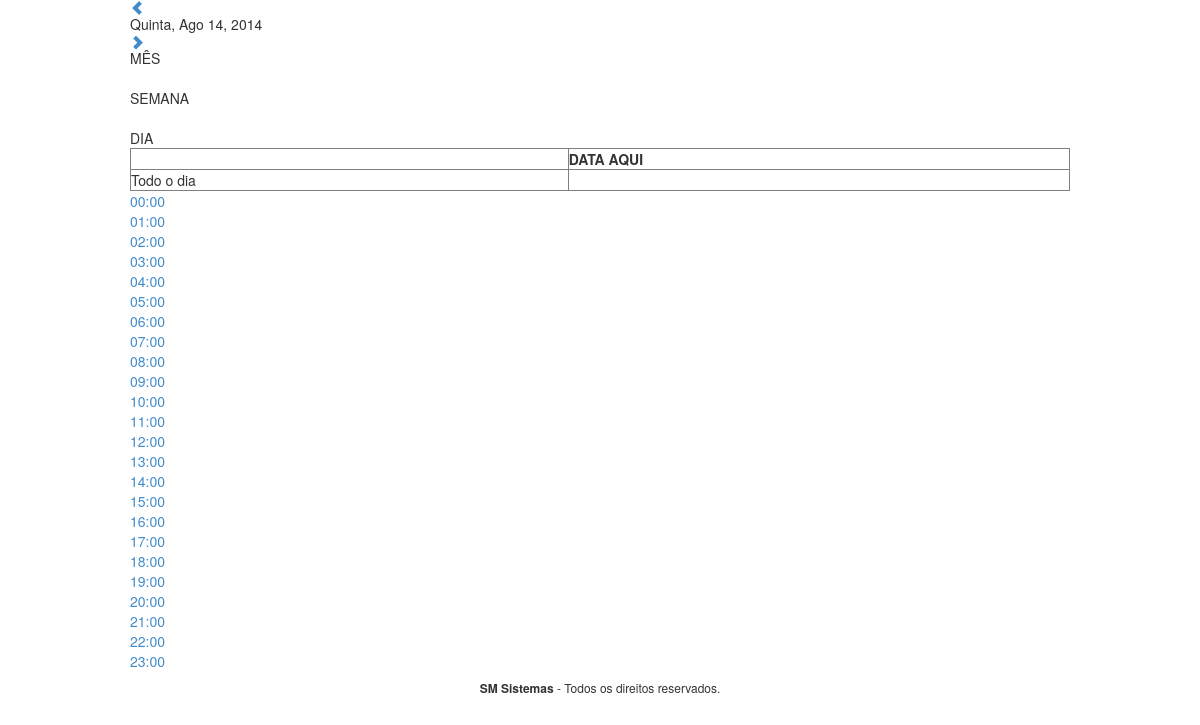
The page / on the database its author committed.
### tables this page shows
CREATE TABLE `hora` (
  `id` tinyint(3) unsigned NOT NULL,
  PRIMARY KEY (`id`)
);

### application/controllers/agenda.php (called while the page is built, shortened)
<?php
class agenda extends CI_Controller {
	public function visualizar() {
		$this->load->model ( 'agendaMod' );
		$dados ['agenda'] = $this->agendaMod->getAgenda ();
		$dados ['View'] = 'agenda/index';
		$this->load->view ( 'body/index', $dados );
	}
}

### index.php (called while the page is built, shortened)
<?php
require_once BASEPATH.'core/CodeIgniter.php';

### application/models/agendamod.php (called while the page is built, shortened)
<?php
class AgendaMod extends CI_Model {
	private $data;
	public function getDataYmd() {
		return $this->data->format ( 'Y-m-d' );
	}
	public function getDatadmYUrl($dias = false) {
		if ($dias) {
			$newData = clone $this->data;
			$newData->modify ( $dias . ' days' );
		} else {
			$newData = $this->data;
		}
		return $newData->format ( 'd-m-Y' );
	}
	public function getDataDiaSemana() {
		switch ($this->data->format ( 'N' )) {
			case 4 :
				$diaSemana = 'Quinta';
				break;
		}
		return $diaSemana;
	}
	public function getDataMes() {
		switch ($this->data->format ( 'm' )) {
			case 8 :
				$mes = 'Ago';
				break;
		}
		return $mes;
	}
	public function getDataAno() {
		return $this->data->format ( 'Y' );
	}
	public function getDataDia() {
		return $this->data->format ( 'd' );
	}
	public function setDataAtual($data = NULL) {
		if (! $data) {
			$this->data = new DateTime ();
			return true;
		}
	}
	public function getAgenda() {
		$sql = '
				SELECT
					H.id AS hora
					,A.id AS agendaId
					,A.nome
					,A.dtNasc
					,A.telefone
					,A.medico
				FROM
					hora H
					LEFT JOIN calendario C ON C.hora = H.id AND C.data = "' . $this->getDataYmd () . '"
					LEFT JOIN agenda A ON A.periodoId = C.id
				ORDER BY
					H.id
				';
		$query = $this->db->query ( $sql );
		return $query->result ();
	}
}
?>

### application/views/agenda/calendario_body.php (the view, shortened to what this page needs)
<div class='calendario_body'>
	<table class='tb_calendario_body'>
		<tbody>
			<?php if(isset($agenda)){
				$horaAtual = '';
				foreach ($agenda as $item){
					if($horaAtual != $item->hora){
						$link = base_url('agenda/cadastrar/'.$this->agendaMod->getDatadmYUrl().'/'.$item->hora);
						$columnTitle = '<a href="'.$link.'">'.str_pad($item->hora, 2, "0", STR_PAD_LEFT).':00</a>';
						$horaAtual = $item->hora;
					}
					else{
						$columnTitle =  '&nbsp;';
					}
					echo '<tr>';
						echo "<td class='column_title'>".$columnTitle."</td>";
					echo '</tr>';
				}
			} ?>
		</tbody>
	</table>
</div>

### application/views/libraries/header.php (shortened to what this page needs)
<!DOCTYPE html PUBLIC "-//W3C//DTD XHTML 1.0 Transitional//EN" "<?php echo isset($_SERVER['HTTPS']) ? 'https://' : 'http://';?>www.w3.org/TR/xhtml1/DTD/xhtml1-transitional.dtd">
<html xmlns="http://www.w3.org/1999/xhtml" dir="ltr" lang="pt-BR" xmlns:fb="http://ogp.me/ns/fb#">
	<head>
        <link rel="stylesheet" href="<?php echo base_url('/web/css/global.php');?>" type="text/css" media="screen" />
		<link rel="stylesheet" href="<?php echo base_url('/web/css/bootstrap.css');?>" type="text/css" media="screen" />
		<link rel="stylesheet" href="<?php echo base_url('/web/css/jquery-ui.min.css');?>" type="text/css" media="screen" />
	</head>
	<body>

### application/views/body/index.php
<?php
	$LibHeader 			= 'libraries/header';
	$LibFooter 			= 'libraries/footer';
	$Header				= 'body/header';
	$Footer 			= 'body/footer';
?>
<?php $this->load->view($LibHeader);?>
	<div class='middle'>
		<?php $this->load->view($Header);?>
        <div class='container'>
            <?php $this->load->view($View);?>
		</div>
        <?php $this->load->view($Footer);?>
	</div>
<?php $this->load->view($LibFooter);?>

### application/views/agenda/index.php
<div class='calendario'>
	<?php $this->load->view('agenda/calendario_header');?>
	<?php $this->load->view('agenda/calendario_title');?>
	<?php $this->load->view('agenda/calendario_body');?>
</div>

### application/views/agenda/calendario_header.php
<div class='calendario_header'>
	<div class='periodo'>
		<div class='periodo_antes icone_data'>
			<a href="<?php echo base_url('agenda/visualizar/'.$this->agendaMod->getDatadmYUrl(-1));?>">
				<div class="glyphicon glyphicon-chevron-left"></div>
			</a>
		</div>
		<div class="dataAtual"><?php echo $this->agendaMod->getDataDiaSemana() . ', ' . $this->agendaMod->getDataMes() . ' ' . $this->agendaMod->getDataDia() . ', ' . $this->agendaMod->getDataAno();?></div>
		<div class='periodo_depois icone_data'>
			<a href="<?php echo base_url('agenda/visualizar/'.$this->agendaMod->getDatadmYUrl(+1));?>">
				<div class="glyphicon glyphicon-chevron-right"></div>
			</a>
		</div>
	</div>
	<div class='bread'>
		<div class='bread_others'>MÊS</div>
		<div class='bread_separador'>&nbsp;</div>
		<div class='bread_others'>SEMANA</div>
		<div class='bread_separador'>&nbsp;</div>
		<div class='bread_dia'>DIA</div>
	</div>
</div>

### application/views/agenda/calendario_title.php
<div class='calendario_title'>
	<table class='tb_calendario_title' border='1px solid' width='100%'>
		<tbody>
			<tr>
				<th class='column_title'>&nbsp;</th>
				<th class='column_descript'>DATA AQUI</th>
			</tr>
			<tr>
				<td class='column_title'>Todo o dia</td>
				<td class='column_descript'></td>
			</tr>
		</tbody>
	</table>
</div>

### application/views/body/footer.php
<div class='footer' data-role="footer" align="center" data-theme="d" >
	<h6><b>SM Sistemas</b> - Todos os direitos reservados.<br></h6>
</div>

### application/views/libraries/footer.php
	</body>
</html>

### rows shown on the page
hora: id "00"
hora: id "01"
hora: id "02"
hora: id "03"
hora: id "04"
hora: id "05"
hora: id "06"
hora: id "07"
hora: id "08"
hora: id "09"
hora: id "10"
hora: id "11"
hora: id "12"
hora: id "13"
hora: id "14"
hora: id "15"
hora: id "16"
hora: id "17"
hora: id "18"
hora: id "19"
hora: id "20"
hora: id "21"
hora: id "22"
hora: id "23"

### other values the page prints
$this->agendaMod->getDataDiaSemana() "Quinta"
$this->agendaMod->getDataMes() "Ago"
$this->agendaMod->getDataDia() "14"
$this->agendaMod->getDataAno() "2014"
